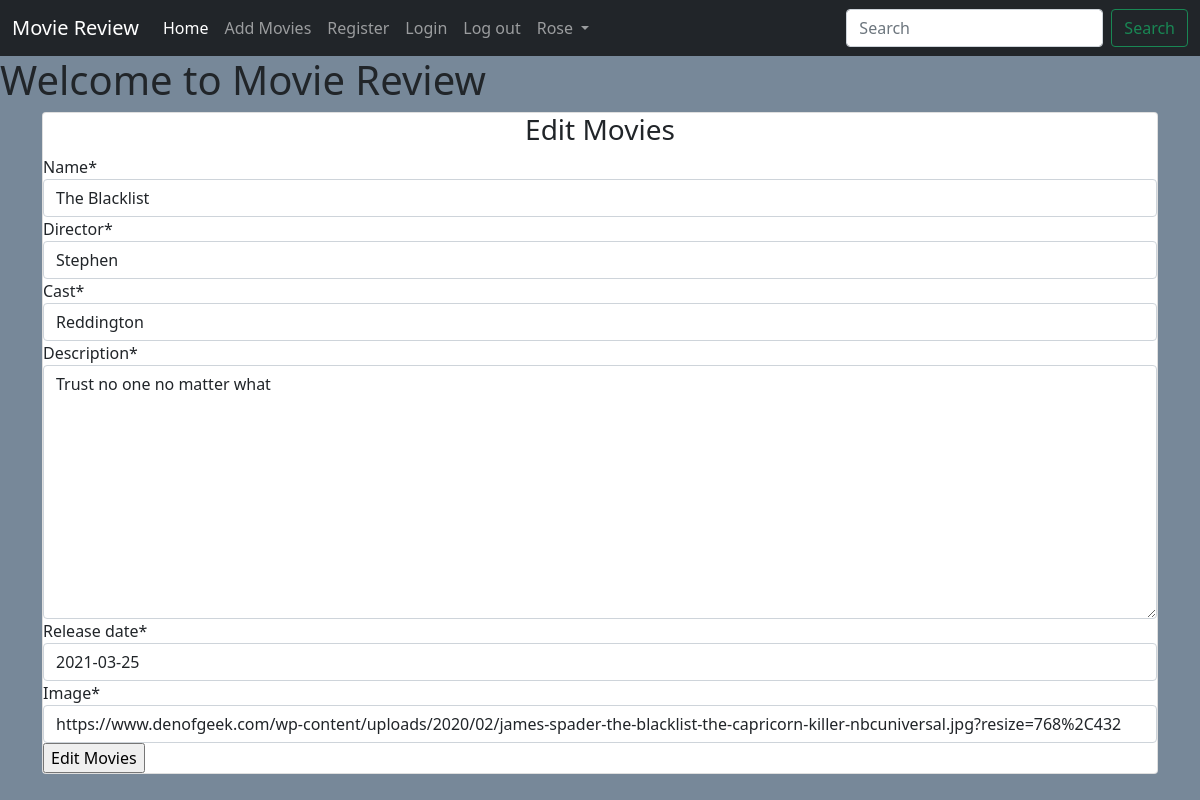
Page /editmovies/1/ (signed in) on the committed database.
### main/models.py (models this page shows, shortened)
class Movie(models.Model):
    name = models.CharField(max_length=250)
    director = models.CharField(max_length=100)
    cast = models.CharField(max_length=1000)
    description = models.TextField(max_length=6000)
    release_date = models.DateField()
    averageRating = models.FloatField(default=0)
    image = models.URLField(default=None, null=True)

### main/views.py (the view)
# urls.py: path('editmovies/<int:id>/', views.edit_movies, name='edit_movies'),
@login_required()
def edit_movies(request, id):
    movie = Movie.objects.get(id=id)
    if request.method == 'POST':
        form = MovieForm(request.POST or None, instance=movie)
        if form.is_valid():
            data = form.save(commit=False)
            data.save()
            return redirect("main:details", id)
    else:
        form = MovieForm(instance=movie)
    return render(request,'main/addmovies.html', {"form": form, "controller":"Edit Movies"})

### main/forms.py
class MovieForm(forms.ModelForm):
    class Meta:
        model = Movie
        fields = ('name', 'director', 'cast', 'description', 'release_date', 'image')

### main/templates/main/addmovies.html (shortened to what this page needs)
{% extends 'main/base.html' %}
{% load crispy_forms_tags %}
{% block content %}
<div class="container">
    <div class="card">
       <div class="card-content">
          <h3 class="text-center">{{ controller }}</h3>
          <form action="" method="POST">
            {{form | crispy}}
            <input type="submit" value="{{controller}}" />
          </form>
       </div>
    </div>
</div>
{% endblock %}

### main/templates/main/base.html (shortened to what this page needs)
<!doctype html>
<html lang="en">
<head>
  <link href="https://cdn.jsdelivr.net/npm/bootstrap@5.0.0-beta3/dist/css/bootstrap.min.css" rel="stylesheet"
>
  {% load staticfiles %}
  <link rel="stylesheet" href="{% static 'css/main.css' %}">
</head>
<body>
  <nav class="navbar navbar-expand-lg navbar-dark bg-dark text-white">
    <div class="container-fluid">
    <a class="navbar-brand" href="{% url 'main:home' %}">Movie Review</a>
    <div class="collapse navbar-collapse" id="navbarSupportedContent">
      <ul class="navbar-nav  me-auto mb-2 mb-lg-0">
        <li class="nav-item ">
          <a class="nav-link  active" href="{% url 'main:home' %}">Home</a>
        </li>
        <li class="nav-item">
          <a class="nav-link" href="{% url 'main:add_movies' %}">Add Movies</a>
        </li>
        <li class="nav-item">
          <a class="nav-link" href="{% url 'accounts:register' %}">Register</a>
        </li>
        <li class="nav-item">
          <a class="nav-link" href="{% url 'accounts:login' %}">Login</a>
        </li>
        <li class="nav-item">
          <a class="nav-link" href="{% url 'accounts:logout' %}">Log out </a>
        </li>
        {% if user.is_authenticated %}
        <li class="nav-item dropdown">
          <a class="nav-link dropdown-toggle" href="#" id="navbarDropdown" role="button" data-bs-toggle="dropdown"  aria-expanded="false">
           {{user.username}}
          </a>
        </li>
      {% endif %}
      </ul>
      <form class="d-flex">
        <input class= "form-control me-2" type="search" placeholder="Search" aria-label="Search">
        <button class="btn btn-outline-success" type="submit">Search</button>
      </form>
    </div>
  </div>
  </nav>
  <h1>Welcome to Movie Review</h1>
  {% block content%}
  {% endblock %}
</body>
</html>

### main/static/css/main.css (style rules this page uses)
body { background-color: lightslategray; }

### rows in the picture
Movie: name "The Blacklist", director "Stephen", cast "Reddington", description "Trust no one no matter what", release_date "2021-03-25", image "https://www.denofgeek.com/wp-content/uploads/2020/02/james-spader-the-blacklist-the-capricorn-killer-nbcuniversal.jpg?resize=768%2C432"

### other values in the picture
{{ user.username }} "Rose"
{{ controller }} "Edit Movies"
